Frame 1 (no input): blank canvas, image omitted
Frame 60 (the mouse pressed at the canvas centre just before this capture): blank canvas, image omitted
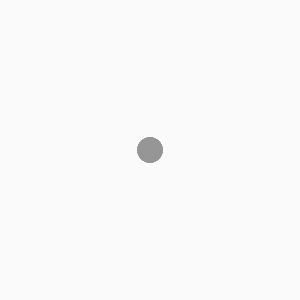
Frame 120 (the mouse held since frame 60 and released just before this capture)

The Processing sketch whose frames 1 and 60 were blank and that drew this single picture after the mouse press (run headless with seeded random() and noise(); from frame 60 on, the mouse is pressed at the canvas centre):

// Processing sketch: processing_83950
// ── processing_83950.pde

void setup ()

{
size(300,300);
background (250);
smooth ();
}
void draw ()
{


noStroke (); 
fill (mouseX,mouseY);
ellipse  (mouseY, mouseX, 25, 25);

}
